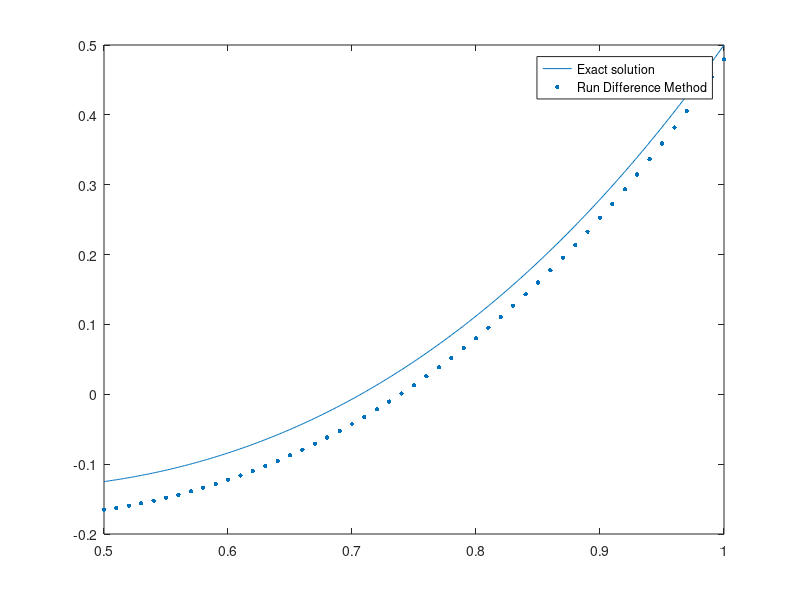

Write the MATLAB code that produced this figure.
clear;
clc;

function y = p(x)
  y = - ( 6 * x) / (3 * x.^2 - 1/2);
endfunction
function y = q(x)
  y = 1 / x;
endfunction
function y = f(x)
  y = 1 / 2 - x.^2;
endfunction
function y = f_0(x)
  y = 0;
endfunction

alpha0 = 0; betta0 = 1; gamma0 = 1/4;
alpha1 = 2; betta1 = 1; gamma1 = 3.5;

a = 0.5; b = 1;

tau = 0.01;
n = (b-a)/tau + 1;
x = a:tau:b;

u = @(x) x * (x.^2 - 1/2);

function [a, b, c] = vec_coef(x, h, p, q)
  a = zeros(1, size(x)(2) - 1);
  b = zeros(1, size(x)(2) - 1);
  c = zeros(1, size(x)(2) - 1);
  for k = 1:size(x)(2) - 1
    a(k) = 1 + p(x(k)) * h / 2;
    b(k) = -(2 + h^2 * q(x(k)));
    c(k) = 1 - p(x(k)) * h / 2;
  endfor
endfunction

function y = t(x, h)
  y = f(x) * h^2;
endfunction

[a, b, c] = vec_coef(x, tau, @p, @q);

alpha01 = alpha0 - betta0 / tau
alpha02 = -betta1 / tau
gamma01 = gamma0
betta01 = betta0 / tau
betta02 = alpha1 + betta1 / tau
gamma02 = gamma1

  
X = -betta01 / alpha01;
Z = gamma01 / alpha01;
y = zeros(n, 1);


for k = 2:n
  X(k) = -a(k - 1)/(b(k - 1) + c(k - 1) * X(k - 1));
  Z(k) = (t(x(k - 1), tau) - c(k - 1) * Z(k - 1)) / (b(k - 1) + c(k - 1) * X(k - 1));
endfor

y(end) = (gamma02 - alpha02 * Z(end)) / (betta02 + alpha02 * X(end));

for k = 1:n - 1
  y(n - k) = X(n - k + 1) * y(n - k + 1) + Z(n - k + 1);
endfor  

fplot(u, [min(x), max(x)]);
hold on;
scatter(x, y, 10, "filled");
legend("Exact solution", "Run Difference Method");